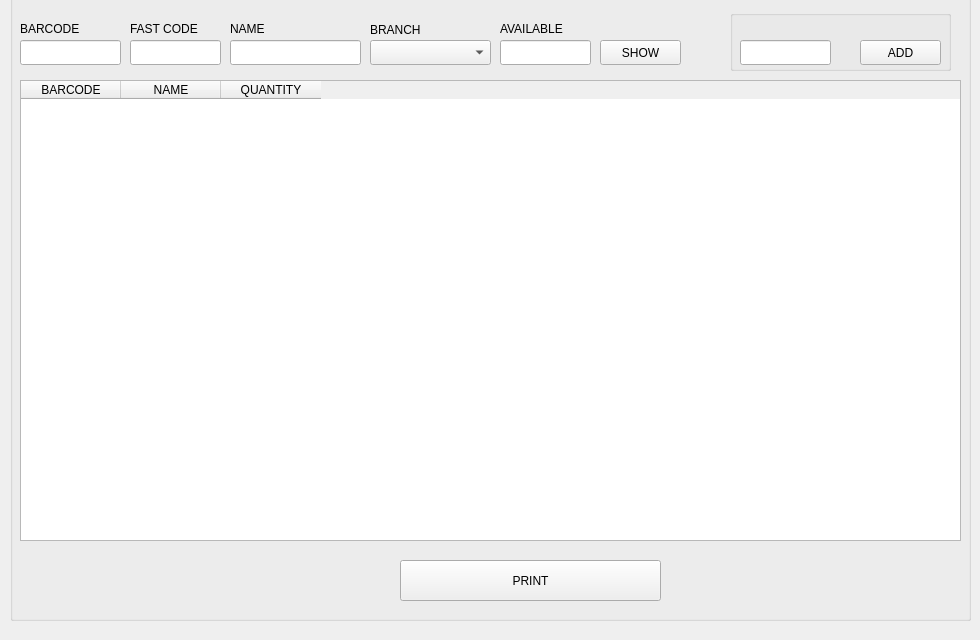
      <widget class="QWidget" name="tab_30">
       <attribute name="title">
        <string>PRINT BARCODE</string>
       </attribute>
       <widget class="QGroupBox" name="groupBox_33">
        <property name="geometry">
         <rect>
          <x>10</x>
          <y>-10</y>
          <width>961</width>
          <height>631</height>
         </rect>
        </property>
        <property name="title">
         <string/>
        </property>
        <widget class="QLabel" name="label_217">
         <property name="geometry">
          <rect>
           <x>360</x>
           <y>30</y>
           <width>111</width>
           <height>20</height>
          </rect>
         </property>
         <property name="text">
          <string>BRANCH</string>
         </property>
        </widget>
        <widget class="QComboBox" name="comboBox_48">
         <property name="geometry">
          <rect>
           <x>360</x>
           <y>50</y>
           <width>121</width>
           <height>25</height>
          </rect>
         </property>
        </widget>
        <widget class="QTableWidget" name="tableWidget_25">
         <property name="geometry">
          <rect>
           <x>10</x>
           <y>90</y>
           <width>941</width>
           <height>461</height>
          </rect>
         </property>
         <property name="editTriggers">
          <set>QAbstractItemView::NoEditTriggers</set>
         </property>
         <attribute name="verticalHeaderCascadingSectionResizes">
          <bool>true</bool>
         </attribute>
         <column>
          <property name="text">
           <string>BARCODE</string>
          </property>
         </column>
         <column>
          <property name="text">
           <string>NAME</string>
          </property>
         </column>
         <column>
          <property name="text">
           <string>QUANTITY</string>
          </property>
         </column>
        </widget>
        <widget class="QPushButton" name="pushButton_104">
         <property name="geometry">
          <rect>
           <x>590</x>
           <y>50</y>
           <width>81</width>
           <height>25</height>
          </rect>
         </property>
         <property name="text">
          <string>SHOW</string>
         </property>
        </widget>
        <widget class="QLineEdit" name="lineEdit_115">
         <property name="geometry">
          <rect>
           <x>120</x>
           <y>50</y>
           <width>91</width>
           <height>25</height>
          </rect>
         </property>
        </widget>
        <widget class="QLabel" name="label_71">
         <property name="geometry">
          <rect>
           <x>220</x>
           <y>30</y>
           <width>51</width>
           <height>17</height>
          </rect>
         </property>
         <property name="text">
          <string>NAME</string>
         </property>
        </widget>
        <widget class="QLineEdit" name="lineEdit_20">
         <property name="geometry">
          <rect>
           <x>220</x>
           <y>50</y>
           <width>131</width>
           <height>25</height>
          </rect>
         </property>
        </widget>
        <widget class="QLabel" name="label_162">
         <property name="geometry">
          <rect>
           <x>10</x>
           <y>30</y>
           <width>81</width>
           <height>17</height>
          </rect>
         </property>
         <property name="text">
          <string>BARCODE</string>
         </property>
        </widget>
        <widget class="QLineEdit" name="lineEdit_116">
         <property name="geometry">
          <rect>
           <x>10</x>
           <y>50</y>
           <width>101</width>
           <height>25</height>
          </rect>
         </property>
        </widget>
        <widget class="QLabel" name="label_173">
         <property name="geometry">
          <rect>
           <x>120</x>
           <y>30</y>
           <width>91</width>
           <height>17</height>
          </rect>
         </property>
         <property name="text">
          <string>FAST CODE</string>
         </property>
        </widget>
        <widget class="QLabel" name="label_174">
         <property name="geometry">
          <rect>
           <x>490</x>
           <y>30</y>
           <width>71</width>
           <height>17</height>
          </rect>
         </property>
         <property name="text">
          <string>AVAILABLE</string>
         </property>
        </widget>
        <widget class="QLineEdit" name="lineEdit_117">
         <property name="geometry">
          <rect>
           <x>490</x>
           <y>50</y>
           <width>91</width>
           <height>25</height>
          </rect>
         </property>
         <property name="text">
          <string/>
         </property>
         <property name="readOnly">
          <bool>true</bool>
         </property>
        </widget>
        <widget class="QGroupBox" name="groupBox_34">
         <property name="geometry">
          <rect>
           <x>720</x>
           <y>20</y>
           <width>221</width>
           <height>61</height>
          </rect>
         </property>
         <property name="title">
          <string/>
         </property>
         <widget class="QPushButton" name="pushButton_107">
          <property name="geometry">
           <rect>
            <x>130</x>
            <y>30</y>
            <width>81</width>
            <height>25</height>
           </rect>
          </property>
          <property name="text">
           <string>ADD</string>
          </property>
         </widget>
         <widget class="QLineEdit" name="lineEdit_118">
          <property name="geometry">
           <rect>
            <x>10</x>
            <y>30</y>
            <width>91</width>
            <height>25</height>
           </rect>
          </property>
          <property name="text">
           <string/>
          </property>
         </widget>
        </widget>
        <widget class="QPushButton" name="pushButton_68">
         <property name="geometry">
          <rect>
           <x>390</x>
           <y>570</y>
           <width>261</width>
           <height>41</height>
          </rect>
         </property>
         <property name="text">
          <string>PRINT</string>
         </property>
        </widget>
       </widget>
      </widget>
